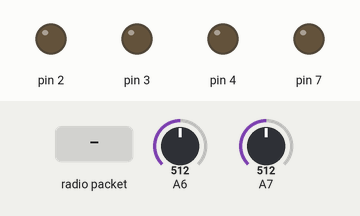
The sketch below on a simulated Arduino Nano, built with avr-gcc and run on an emulated ATmega328P. On the bench: output pins drawn as LEDs (lit = HIGH). The inputs (shaded band) are chosen by the test bench; at power-on: A6 = 512, A7 = 512. No radio packets arrive unless stated; pins used as bus, display or sensor lines are not drawn; what the sketch prints to the serial monitor is not drawn.

Above: at 1.2 s.
1.3 s: radio packet "1" arrives
3.2 s: A6 set to 533
At 4.4 s:
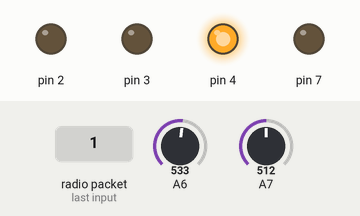
4.7 s: A7 set to 559
6.2 s: A7 set to 593
At 6.8 s:
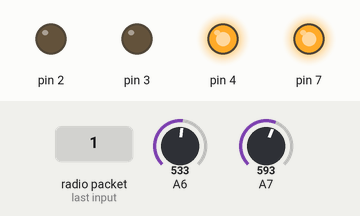
7.7 s: A6 set to 511
At 8.9 s:
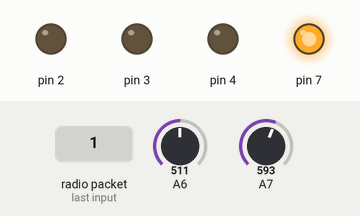
9.2 s: A6 set to 306
At 10.3 s:
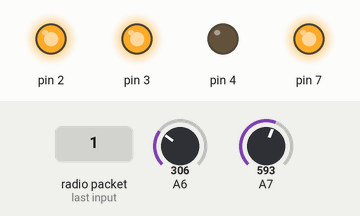
Timing chart, 0 to 11.7 s (numbered marks = the images above; inputs shaded):
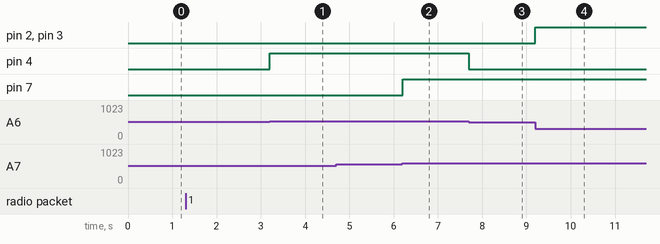

The sketch:

BB8_Body.ino
```cpp
/*
* Getting Started example sketch for nRF24L01+ radios
* This is a very basic example of how to send data from one node to another
* Updated: Dec 2014 by TMRh20
*/

#include <SPI.h>
#include "RF24.h"

/****************** User Config ***************************/
/***      Set this radio as radio number 0 or 1         ***/
bool radioNumber = 0;

/* Hardware configuration: Set up nRF24L01 radio on SPI bus plus pins 7 & 8 */
RF24 radio(6, 5);
/**********************************************************/

byte addresses[][6] = {"1Node","2Node"};

// Used to control whether this node is sending or receiving
bool role = 0;

void setup() {
  Serial.begin(115200);
  Serial.println(F("RF24/examples/GettingStarted"));
  Serial.println(F("*** PRESS 'T' to begin transmitting to the other node"));

  radio.begin();
  pinMode(2, OUTPUT);
  pinMode(3, OUTPUT);
  pinMode(4, OUTPUT);
  pinMode(5, OUTPUT);
  pinMode(6, OUTPUT);
  pinMode(7, OUTPUT);
  pinMode(A6, INPUT);
  pinMode(A7, INPUT);

  // Set the PA Level low to prevent power supply related issues since this is a
 // getting_started sketch, and the likelihood of close proximity of the devices. RF24_PA_MAX is default.
  radio.setPALevel(RF24_PA_LOW);
  radio.setChannel(108);
  Serial.println(radio.getChannel());

  // Open a writing and reading pipe on each radio, with opposite addresses
  if(radioNumber){
    radio.openWritingPipe(addresses[1]);
    radio.openReadingPipe(1,addresses[0]);
  }else{
    radio.openWritingPipe(addresses[0]);
    radio.openReadingPipe(1,addresses[1]);
  }

  // Start the radio listening for data
  radio.startListening();
}

void loop() {
  unsigned int data;
  int x, y;

  if(radio.available()){                                                                // Variable for the received timestamp
    /*while (radio.available()) {                                   // While there is data ready
      radio.read( &data, sizeof(unsigned int) );             // Get the payload
    }

    */
    //y = data & 0xFF;
    //x = (data >> 8) & 0xFF;
    x = analogRead(A7);
    y = analogRead(A6);
    //leftMotorSpeed += (y - 127) + x;
    //rightMotorSpeed += (y - 127) - x;

    //leftMotorSpeed *= 2;
    //rightMotorSpeed *= 2;

    //leftMotorSpeed = constrain(leftMotorSpeed, -255, 255);
    //rightMotorSpeed = constrain(rightMotorSpeed, -255, 255);

    x = constrain((x-512)*2, -1023, 1023);
    y = constrain((y-512)*2, -1023, 1023);
    analogWrite(7, abs(x));
    analogWrite(2, abs(y));
    x = map(x, -513, 513, -255, 255);
    y = map(y, -513, 513, -255, 255);

    Serial.print(x);
    Serial.print(" ");
    Serial.println(y);
    if(y < -10){
       digitalWrite(3, HIGH);
       digitalWrite(4, LOW);
    }
    else if(y > 10){
       digitalWrite(3, LOW);
       digitalWrite(4, HIGH);
    }
    else{
      digitalWrite(3, LOW);
      digitalWrite(4, LOW);
    }

    if(x < -10){
      digitalWrite(5, HIGH);
      digitalWrite(6, LOW);
    }
    else if(x > 10){
       digitalWrite(5, LOW);
       digitalWrite(6, HIGH);
    }
    else{
      digitalWrite(5, LOW);
      digitalWrite(6, LOW);
    }
  }
} // Loop
```

Measured:
- the behaviour switches between 523 and 524 on A6 (found by bisection; images 0 and 1)
- the behaviour switches between 575 and 576 on A7 (found by bisection; images 1 and 2)
- after the input at 3.2 s, pin 4: LOW → HIGH at once
- after the input at 6.2 s, pin 7: LOW → HIGH at once
- after the input at 7.7 s, pin 4: HIGH → LOW at once
- after the input at 9.2 s, pin 2, pin 3: LOW → HIGH at once
